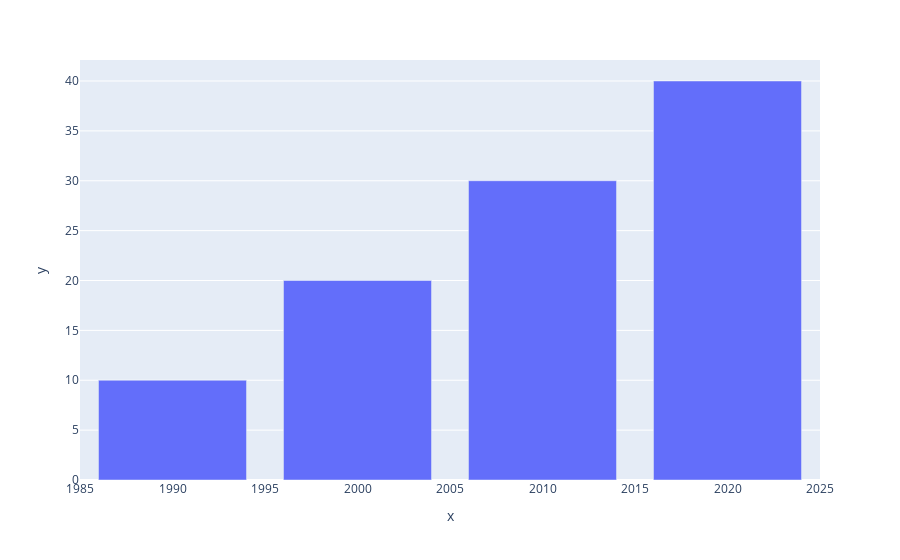

The cell this chart's notebook holds for it:
### Code cell
#Criando barras

#dados_x = [1990, 2000, 2010, 2020]
#dados_y = [10, 20, 30, 40]
#fig = px.bar(x = dados_x, y = dados_y)

#fig.show()

### Figure 1 — Plotly figure (JSON) as saved in the notebook; plotly's stock layout.template omitted (floating-point values rounded to 4 significant figures)
{"data": [{"hovertemplate": "x=%{x}<br>y=%{y}<extra></extra>", "legendgroup": "", "marker": {"color": "#636efa", "pattern": {"shape": ""}}, "name": "", "orientation": "v", "showlegend": false, "textposition": "auto", "type": "bar", "x": [1990, 2000, 2010, 2020], "xaxis": "x", "y": [10, 20, 30, 40], "yaxis": "y"}], "layout": {"barmode": "relative", "legend": {"tracegroupgap": 0}, "margin": {"t": 60}, "xaxis": {"anchor": "y", "domain": [0, 1], "title": {"text": "x"}}, "yaxis": {"anchor": "x", "domain": [0, 1], "title": {"text": "y"}}}}
